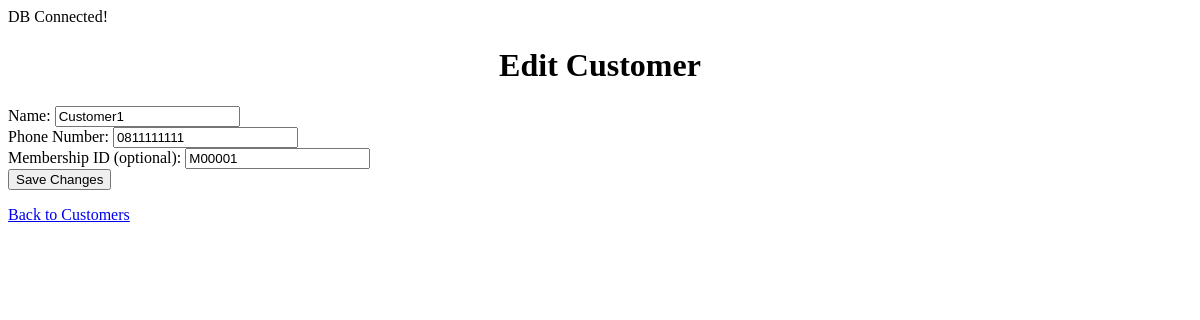
The app's page /sources/customers/edit.php?id=C00001 with its own data.
### tables this page shows
CREATE TABLE Customers (
        CustomerID char(6)  NOT NULL,
        Name varchar(100)  NOT NULL,
        PhoneNumber varchar(20)  NOT NULL,
        Membership_MembershipID char(6)  NOT NULL,
        CONSTRAINT Customers_pk PRIMARY KEY (CustomerID)
    );

### sources/customers/edit.php (the view, shortened to what this page needs)
<?php
include '../../service/db.php';
$id = $_GET['id'];
$sql = 'SELECT * FROM Customers WHERE CustomerID = ?';
$statement = $pdo->prepare($sql);
$statement->execute([$id]);
$item = $statement->fetch();
?>
<!DOCTYPE html>
<html lang="en">
<head>
    <link rel="stylesheet" href="../css/styles.css">
</head>
<body>
    <h1>Edit Customer</h1>
    <form method="POST">
        <label for="Name">Name:</label>
        <input type="text" name="Name" value="<?= htmlspecialchars($item['Name']) ?>" required><br>
        <label for="PhoneNumber">Phone Number:</label>
        <input type="text" name="PhoneNumber" value="<?= htmlspecialchars($item['PhoneNumber']) ?>" required><br>
        <label for="Membership_MembershipID">Membership ID (optional):</label>
        <input type="text" name="Membership_MembershipID" value="<?= htmlspecialchars($item['Membership_MembershipID']) ?>"><br>
        <button type="submit">Save Changes</button>
    </form>
    <a href="customers.php">Back to Customers</a>
</body>
</html>

### styles.css (style rules this page uses)
h1 { text-align: center; }

### records on screen
customers: Name "Customer1", PhoneNumber "0811111111", Membership_MembershipID "M00001"
